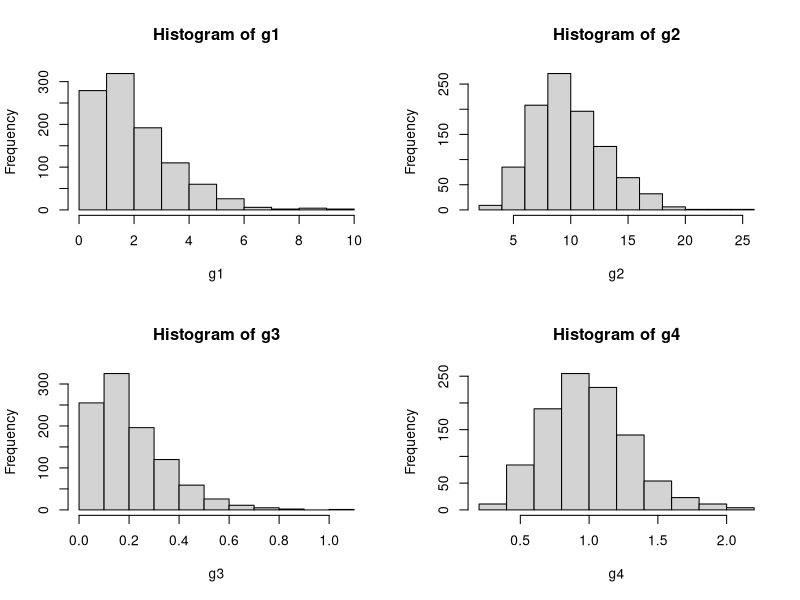
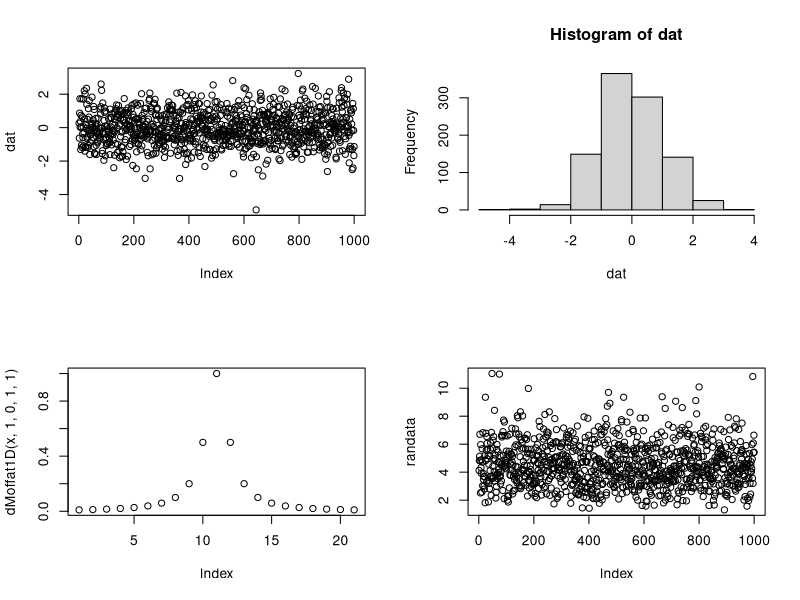
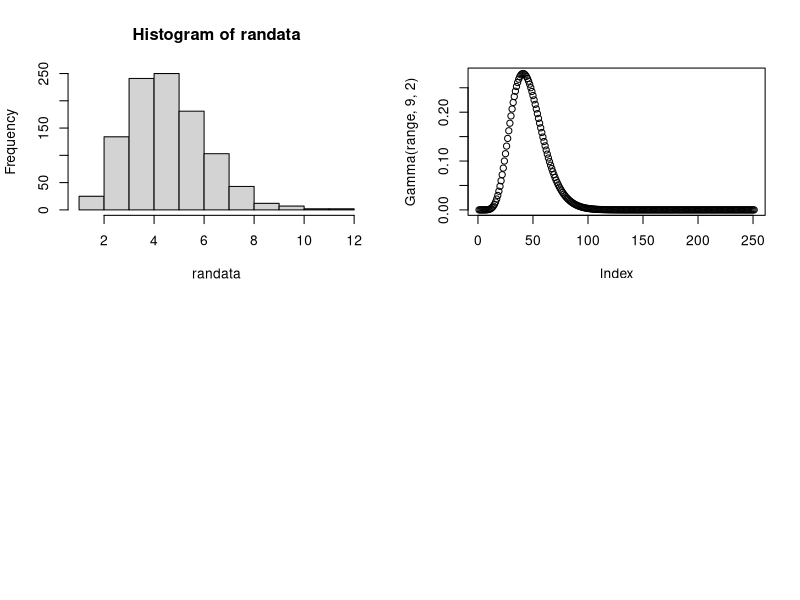

These charts were generated, in order, by the following R code: (Note: this script raises an error after producing the figures.)
## ---- chunk 1
set.seed(0)
g1 <- rgamma(1000, shape = 2, rate = 1)

set.seed(1)
g2 <- rgamma(1000, shape = 10, rate = 1)

set.seed(2)
g3 <- rgamma(1000, shape = 2, rate = 10)

set.seed(3)
g4 <- rgamma(1000, shape = 10, rate = 10)

par(mfrow = c(2,2))
hist(g1)
hist(g2)
hist(g3)
hist(g4)
## ---- chunk 2
(function(x, y){ z <- x^2 + y^2; x+y+z })(0:7, 1)
norm <- function(x) sqrt(x%*%x)
norm(1:4)

## ---- chunk 3
#Generate Random Data
set.seed(6)
dat <- rnorm(1000)
## ---- chunk 4
#Moffat 1D
#One Dimensional Moffat Model

#Model Formula
#f(x) = A(1+(x-mu)^2/gamma^2)^-alpha

#Parameters
#A = Amplitude
#mu = the x position of the maximum of the model 
#gamma = core width of the model
#alpha = power index

#Defaults
#Amplitude = 1
#mu = 0
#gamma = 1
#alpha = 1

dMoffat1D <- function(x, amplitude, mu, gamma, alpha){amplitude*(1+((x-mu)/gamma)^2)^-alpha}

Moffat1D_Deriv <- function(x, amplitude, mu, gamma, alpha){
  chain = (1 + (x - mu)^2 / gamma^2)
  d_A = chain^(-alpha)
  d_mu = 2*amplitude*alpha*(x - mu)*d_A/(chain*gamma^2)
  d_gamma = 2*amplitude*alpha*((x - mu)^2)*d_A/(chain*gamma^3)
  d_alpha = -amplitude*d_A*log(chain)
  
  return(list(c(d_A, d_mu, d_gamma, d_alpha)))
}
## ---- chunk 5
plot(dat)
hist(dat)
## ---- chunk 6
dMoffat1D(2, 1, 0, 1, 1)
x <- c(-10:10)
plot(dMoffat1D(x, 1, 0, 1, 1), )
## ---- chunk 7
Moffat1D_Deriv(0.5, 1, 0, 1, 1)
## ---- chunk 8
set.seed(8)

randata <- rgamma(1000, 9, 2)
plot(randata)
hist(randata)
beta = 2
alpha = 9
## ---- chunk 9
Gamma <- function(x, alpha, beta){
  ((beta^alpha)/factorial(alpha-1))* x^(alpha-1)* exp(-beta*x)
}

range <- seq(0,25, by=0.1)


plot(Gamma(range, 9, 2))
plotdist(randata, demp = TRUE)

#check
Gamma(5, 9, 2)
dgamma(5, 9, 2)

#res <- optim(c(5,9,2), Gamma)
## ---- chunk 10
#optim example code
## "wild" function , global minimum at about -15.81515
fw <- function (x)
    10*sin(0.3*x)*sin(1.3*x^2) + 0.00001*x^4 + 0.2*x+80
plot(fw, -50, 50, n = 1000, main = "optim() minimising 'wild function'")

res <- optim(50, fw, method = "SANN",
             control = list(maxit = 20000, temp = 20, parscale = 20))
res
## ---- chunk 11
range2 <- seq(-3, 3, by = 0.1)

par(mfrow = c(2,3))
plot(dMoffat1D(range2, 1, 0, 1, 1), main = "Default parameters")
plot(dMoffat1D(range2, 1, 0, 1, 4), main = "Changing alpha")
plot(dMoffat1D(range2, 1, 1, 1, 1), main = "Changing mu")
plot(dMoffat1D(range2, 1, 0, 4, 1), main = "Changing gamma")
plot(dMoffat1D(range2, 4, 0, 1, 1), main = "Changing A")
plot(dMoffat1D(range2, 4, 1, 4, 4), main = "Changing all")
